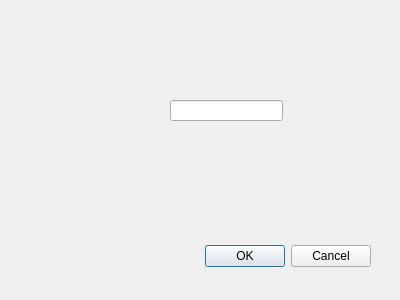
<?xml version="1.0" encoding="UTF-8"?>
<ui version="4.0">
 <class>Dialog</class>
 <widget class="QDialog" name="Dialog">
  <property name="geometry">
   <rect>
    <x>0</x>
    <y>0</y>
    <width>400</width>
    <height>300</height>
   </rect>
  </property>
  <property name="windowTitle">
   <string>Dialog</string>
  </property>
  <widget class="QDialogButtonBox" name="buttonBox">
   <property name="geometry">
    <rect>
     <x>30</x>
     <y>240</y>
     <width>341</width>
     <height>32</height>
    </rect>
   </property>
   <property name="orientation">
    <enum>Qt::Horizontal</enum>
   </property>
   <property name="standardButtons">
    <set>QDialogButtonBox::Cancel|QDialogButtonBox::Ok</set>
   </property>
  </widget>
  <widget class="QLineEdit" name="lineEdit">
   <property name="geometry">
    <rect>
     <x>170</x>
     <y>100</y>
     <width>113</width>
     <height>21</height>
    </rect>
   </property>
  </widget>
 </widget>
 <resources/>
 <connections>
  <connection>
   <sender>buttonBox</sender>
   <signal>accepted()</signal>
   <receiver>Dialog</receiver>
   <slot>accept()</slot>
   <hints>
    <hint type="sourcelabel">
     <x>248</x>
     <y>254</y>
    </hint>
    <hint type="destinationlabel">
     <x>157</x>
     <y>274</y>
    </hint>
   </hints>
  </connection>
  <connection>
   <sender>buttonBox</sender>
   <signal>rejected()</signal>
   <receiver>Dialog</receiver>
   <slot>reject()</slot>
   <hints>
    <hint type="sourcelabel">
     <x>316</x>
     <y>260</y>
    </hint>
    <hint type="destinationlabel">
     <x>286</x>
     <y>274</y>
    </hint>
   </hints>
  </connection>
 </connections>
</ui>
